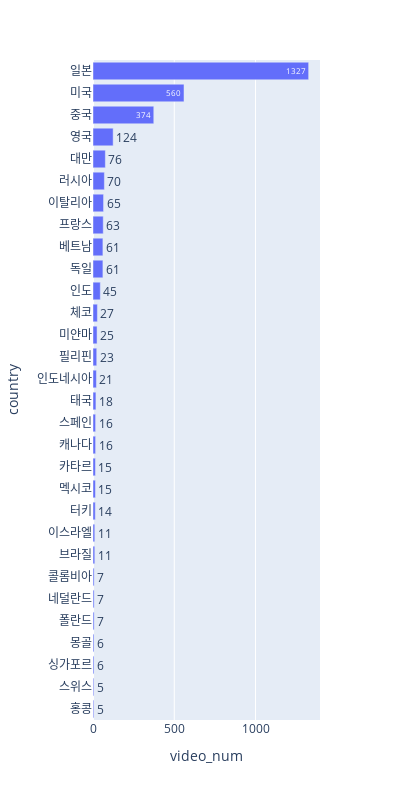

Here is the notebook cell this chart was saved with:
### Code cell
import plotly.express as px


#국가별 영상 개수 top20
top20_countries = top20_countries.sort_values(by='video_num')
fig = px.bar(top20_countries, x="video_num", y="country", orientation='h', text='video_num', width=400, height=800)
fig.update_layout(uniformtext_minsize=10)
fig.show()

### Figure 1 — Plotly figure (JSON) as saved in the notebook; plotly's stock layout.template omitted (floating-point values rounded to 4 significant figures)
{"data": [{"alignmentgroup": "True", "hovertemplate": "video_num=%{text}<br>country=%{y}<extra></extra>", "legendgroup": "", "marker": {"color": "#636efa"}, "name": "", "offsetgroup": "", "orientation": "h", "showlegend": false, "text": [5, 5, 6, 6, 7, 7, 7, 11, 11, 14, 15, 15, 16, 16, 18, 21, 23, 25, 27, 45, 61, 61, 63, 65, 70, 76, 124, 374, 560, 1327], "textposition": "auto", "type": "bar", "x": [5, 5, 6, 6, 7, 7, 7, 11, 11, 14, 15, 15, 16, 16, 18, 21, 23, 25, 27, 45, 61, 61, 63, 65, 70, 76, 124, 374, 560, 1327], "xaxis": "x", "y": ["홍콩", "스위스", "싱가포르", "몽골", "폴란드", "네덜란드", "콜롬비아", "브라질", "이스라엘", "터키", "멕시코", "카타르", "캐나다", "스페인", "태국", "인도네시아", "필리핀", "미얀마", "체코", "인도", "독일", "베트남", "프랑스", "이탈리아", "러시아", "대만", "영국", "중국", "미국", "일본"], "yaxis": "y"}], "layout": {"barmode": "relative", "height": 800, "legend": {"tracegroupgap": 0}, "margin": {"t": 60}, "uniformtext": {"minsize": 10}, "width": 400, "xaxis": {"anchor": "y", "domain": [0, 1], "title": {"text": "video_num"}}, "yaxis": {"anchor": "x", "domain": [0, 1], "title": {"text": "country"}}}}
